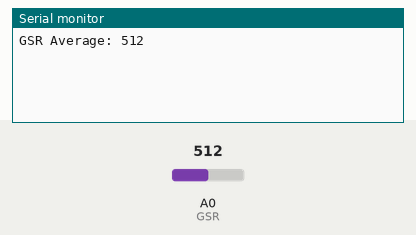
Simulated run of this sketch. Board: Arduino Uno, built with avr-gcc and run on an emulated ATmega328P. On the bench: the last lines printed to the serial monitor. The inputs (shaded band) are chosen by the test bench; at power-on: A0 (GSR) = 512.

Above: at 1.2 s.
1.3 s: A0 (GSR) set to 716
At 2.6 s:
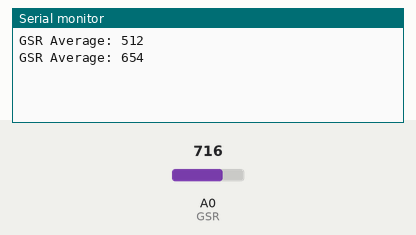
2.8 s: A0 (GSR) set to 900
At 3.5 s:
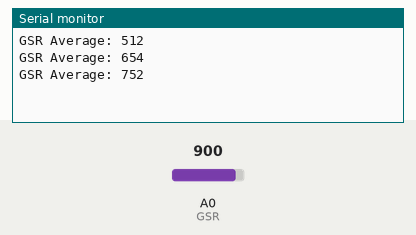
Timing chart, 0 to 5.8 s (numbered marks = the images above; inputs shaded):
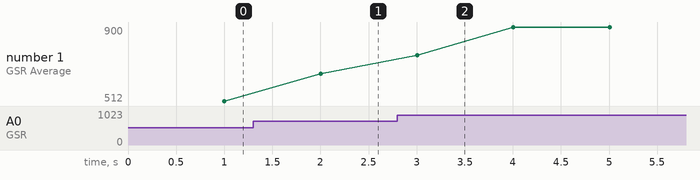

Measured:
- after the input at 1.3 s, the serial monitor: prints a new line after 0.70 s (image 1)
- after the input at 2.8 s, the serial monitor: prints a new line after 0.20 s (image 2)
- plotted number 1: 512 → 654 after the input at 1.3 s, 654 → 900 after the input at 2.8 s

The sketch:

gsrtest.ino
```cpp
// Watch video here: https://www.youtube.com/watch?v=O5Ye5xJF44c

/*
GSR connection pins to Arduino microcontroller

Arduino           GSR

GND               GND
5V                VCC
A2                SIG

D13             RED LED

*/

/*
 GSR, standing for galvanic skin response, is a method of
 measuring the electrical conductance of the skin. Strong
 emotion can cause stimulus to your sympathetic nervous
 system, resulting more sweat being secreted by the sweat
 glands. Grove – GSR allows you to spot such strong emotions
 by simple attaching two electrodes to two fingers on one hand,
 an interesting gear to create emotion related projects, like
 sleep quality monitor. http://www.seeedstudio.com/wiki/Grove_-_GSR_Sensor
 */

// const int LED = 13;
const int GSR= A0;
int sensorValue = 0;
int gsrAvg = 0;

void setup()
{
  Serial.begin(9600);
}

void loop()
{
  long sum = 0;
  for (int i = 0; i < 10; i++) {
    sensorValue = analogRead(GSR);
    sum += sensorValue;
    delay(100);
  }
  gsrAvg = sum / 10;
  Serial.print("GSR Average: ");
  Serial.println(gsrAvg);
//  int humanResistance = ((1024 + 2*gsrAvg) * 10000) / (516 - gsrAvg);
//  Serial.print("Human Resistance: ");
//  Serial.println(humanResistance);
}
```
